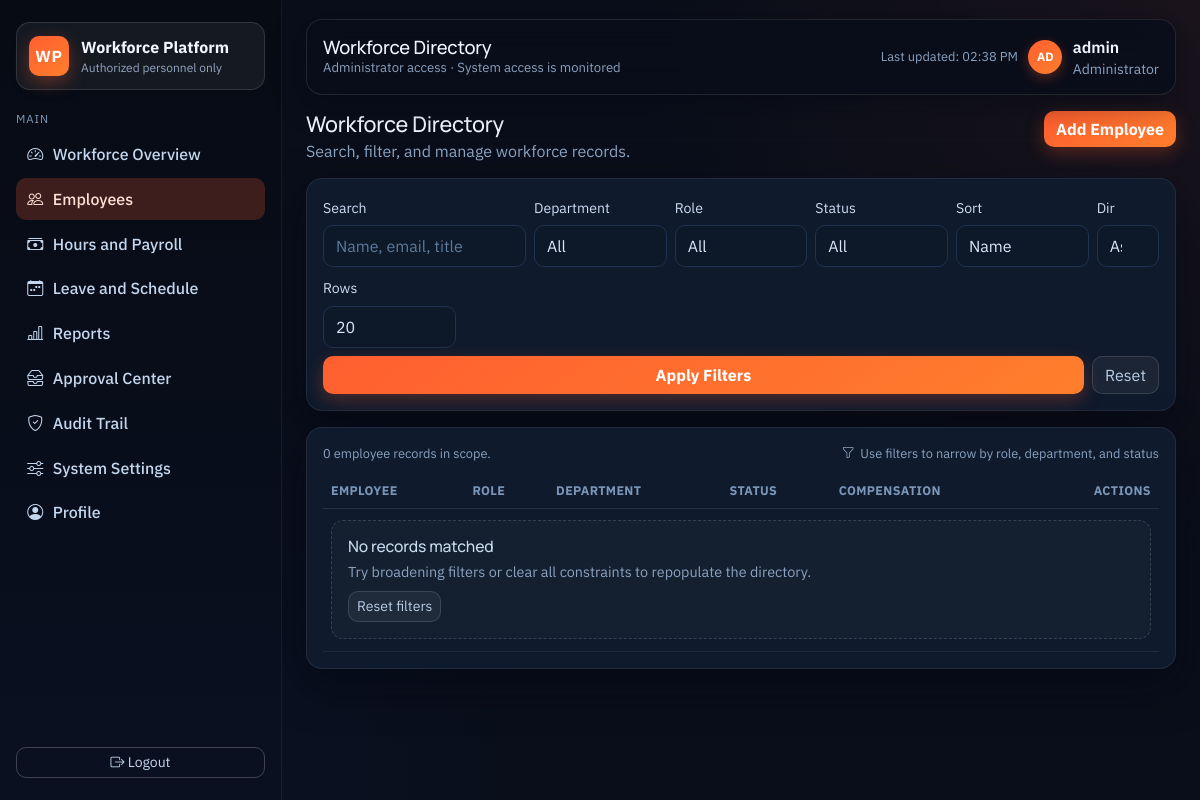
The app's page /employees (signed in), older data.
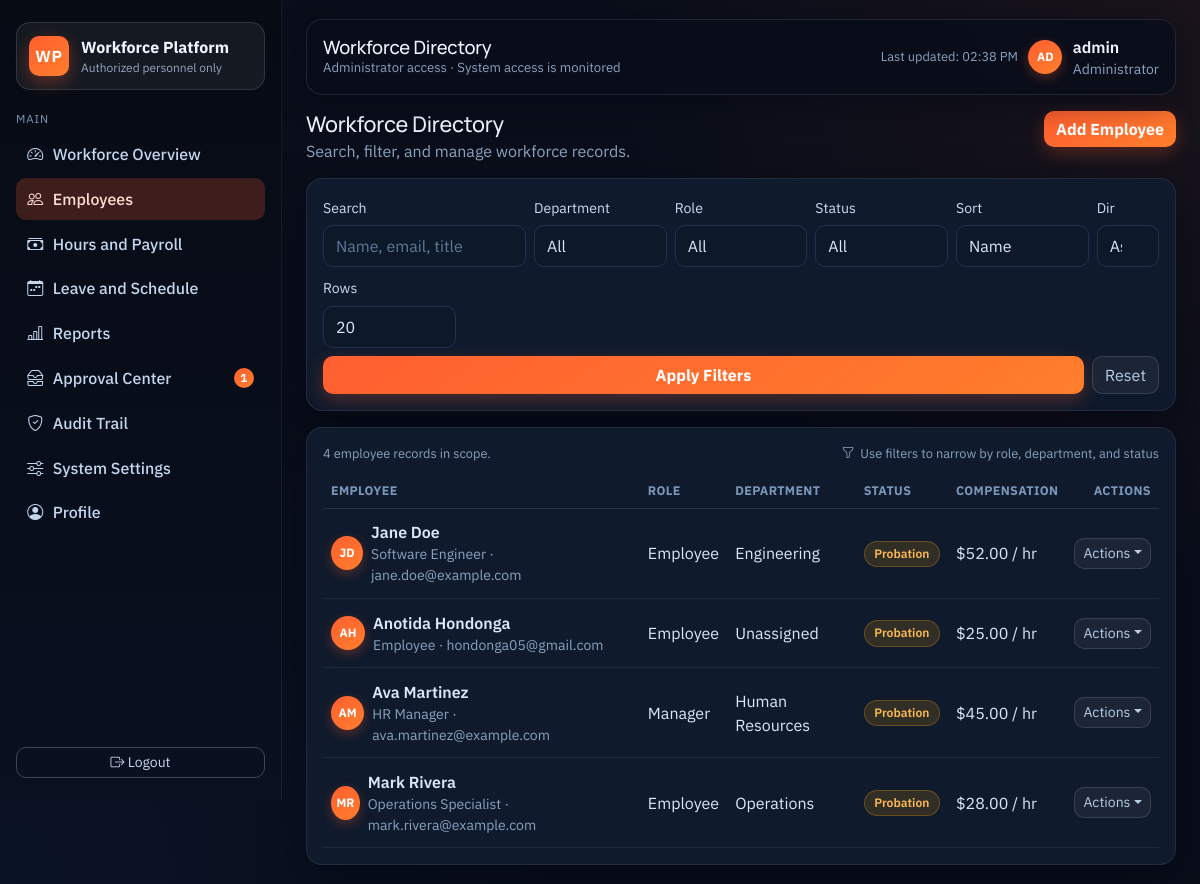
The same page, newer data.
### app/models.py (models this page shows, shortened)
class Employee(db.Model):
    __tablename__ = "employees"
    id = db.Column(db.Integer, primary_key=True)
    first_name = db.Column(db.String(120), nullable=False)
    last_name = db.Column(db.String(120), nullable=False)
    email = db.Column(db.String(160), unique=True, nullable=False)
    phone = db.Column(db.String(40), nullable=True)
    department_id = db.Column(db.Integer, db.ForeignKey("departments.id"), nullable=True)
    job_title = db.Column(db.String(120), nullable=False, default="Employee")
    schedule = db.Column(db.String(64), nullable=False, default="Mon-Fri 9:00 AM - 5:00 PM")
    hourly_rate = db.Column(db.Float, nullable=False, default=25.0)
    overtime_multiplier = db.Column(db.Float, nullable=False, default=1.5)
    date_hired = db.Column(db.Date, nullable=False, default=date.today)
    address = db.Column(db.String(255), nullable=True)
    created_at = db.Column(db.DateTime, default=datetime.utcnow)
    department = db.relationship("Department", back_populates="employees", lazy="joined")
    user = db.relationship("User", back_populates="employee", uselist=False)
    payroll_records = db.relationship(
        "PayrollRecord",
        back_populates="employee",
        cascade="all, delete-orphan",
        lazy="select",
    )
    leave_requests = db.relationship(
        "LeaveRequest",
        back_populates="employee",
        cascade="all, delete-orphan",
        lazy="select",
    )
    attendance_records = db.relationship(
        "Attendance",
        back_populates="employee",
        cascade="all, delete-orphan",
        lazy="select",
    )
    def full_name(self):
        return f"{self.first_name} {self.last_name}"

class User(UserMixin, db.Model):
    __tablename__ = "users"
    id = db.Column(db.Integer, primary_key=True)
    username = db.Column(db.String(120), unique=True, nullable=False)
    password_hash = db.Column(db.String(255), nullable=False)
    role = db.Column(db.String(30), nullable=False, default=Role.EMPLOYEE)
    employee_id = db.Column(db.Integer, db.ForeignKey("employees.id"), nullable=True, unique=True)
    created_at = db.Column(db.DateTime, default=datetime.utcnow)
    employee = db.relationship("Employee", back_populates="user", lazy="joined")
    notifications = db.relationship(
        "Notification",
        back_populates="user",
        cascade="all, delete-orphan",
        lazy="select",
    )
    audit_entries = db.relationship(
        "AuditLog",
        back_populates="user",
        cascade="all, delete-orphan",
        lazy="select",
    )
    def has_admin_access(self) -> bool:
        return self.role in Role.ADMIN_LIKE

class Department(db.Model):
    __tablename__ = "departments"
    id = db.Column(db.Integer, primary_key=True)
    name = db.Column(db.String(128), unique=True, nullable=False)
    employees = db.relationship("Employee", back_populates="department", lazy="select")

### app/routes/employees.py (the view, shortened to what this page needs)
@employee_bp.route("/employees")
@roles_required(*Role.ADMIN_LIKE)
def employee_directory():
    search = request.args.get("search", "").strip()
    department_id = parse_positive_int(request.args.get("department_id"), default=None) if request.args.get("department_id") else None
    role_filter = request.args.get("role", "") or None
    status_filter = request.args.get("status", "") or None
    page = parse_positive_int(request.args.get("page"), default=1)
    per_page = parse_positive_int(request.args.get("per_page"), default=20, maximum=100)
    sort = request.args.get("sort", "name")
    direction = request.args.get("direction", "asc")
    query = Employee.query.options(joinedload(Employee.department), joinedload(Employee.user)).outerjoin(User).outerjoin(Department)
    if role_filter in Role.CHOICES:
        query = query.filter(User.role == role_filter)
    if department_id:
        query = query.filter(Employee.department_id == department_id)
    today = date.today()
    probation_cutoff = today - timedelta(days=90)
    sort_map = {
        "name": (Employee.last_name, Employee.first_name),
        "department": (Department.name, Employee.last_name),
        "email": (Employee.email, Employee.last_name),
        "rate": (Employee.hourly_rate, Employee.last_name),
    }
    sort_columns = sort_map.get(sort, sort_map["name"])
    order_by = [desc(column) if direction == "desc" else asc(column) for column in sort_columns]
    pagination = query.order_by(*order_by).paginate(page=page, per_page=per_page, error_out=False)
    departments = Department.query.order_by(Department.name).all()
    return render_template(
        "employees.html",
        active_page="employees",
        page_title="Workforce Directory",
        employees=pagination.items,
        pagination=pagination,
        departments=departments,
        search=search,
        selected_department=str(department_id) if department_id else "",
        selected_role=role_filter,
        selected_status=status_filter,
        sort=sort,
        direction=direction,
        per_page=per_page,
        today=today,
        role_choices=Role.CHOICES,
        role_label=_role_label,
        admin_view=_is_admin_experience(),
    )

### app/models.py (called while the page is built)
    @classmethod
    def label(cls, role: str) -> str:
        mapping = {
            cls.EXECUTIVE: "Executive",
            cls.ADMIN: "Administrator",
            cls.HR: "HR",
            cls.PAYROLL: "Payroll Admin",
            cls.MANAGER: "Manager",
            cls.EMPLOYEE: "Employee",
        }
        if not role:
            return "Unknown"
        return mapping.get(role, role.title())

### app/routes/auth.py (called while the page is built)
@login_manager.user_loader
def load_user(user_id):
    return User.query.get(int(user_id))

### app/routes/employees.py (called while the page is built)
def _is_admin_experience():
    return current_user.is_authenticated and current_user.has_admin_access()

def _role_label(role: str) -> str:
    return Role.label(role)

### app/utils.py (called while the page is built)
def parse_positive_int(value, default=1, minimum=1, maximum=500):
    try:
        parsed = int(value)
    except (TypeError, ValueError):
        return default
    parsed = max(parsed, minimum)
    parsed = min(parsed, maximum)
    return parsed

### app/templates/employees.html (shortened to what the changed rows need)
{% extends "base.html" %}
{% import "_components.html" as ui %}
{% block content %}
<div class="surface-card d-none d-lg-block">
  <div class="table-toolbar">
    <p class="muted-meta mb-0">{{ pagination.total if pagination else employees|length }} employee records in scope.</p>
    <span class="meta-inline"><i class="bi bi-funnel"></i>Use filters to narrow by role, department, and status</span>
  </div>
  <div class="table-responsive">
    <table class="table table-hover align-middle mb-0">
      <thead>
        <tr>
          <th>Employee</th>
          <th>Role</th>
          <th>Department</th>
          <th>Status</th>
          <th>Compensation</th>
          <th class="text-end">Actions</th>
        </tr>
      </thead>
      <tbody>
        {% for employee in employees %}
          {% set status = 'active' %}
          {% set days_since_hire = (today - employee.date_hired).days if employee.date_hired else 999 %}
          {% if days_since_hire <= 90 %}
            {% set status = 'probation' %}
          {% endif %}
          {% for leave in employee.leave_requests %}
            {% if leave.status == 'Approved' and leave.start_date <= today and leave.end_date >= today %}
              {% set status = 'on_leave' %}
            {% endif %}
          {% endfor %}
          <tr>
            <td>
              <div class="d-flex align-items-center gap-2">
                <div class="avatar-chip">{{ employee.first_name[0] }}{{ employee.last_name[0] }}</div>
                <div>
                  <div class="fw-semibold">{{ employee.full_name() }}</div>
                  <div class="small text-muted">{{ employee.job_title }} · {{ employee.email }}</div>
                </div>
              </div>
            </td>
            <td>{{ role_label(employee.user.role) if employee.user else 'Unassigned' }}</td>
            <td>{{ employee.department.name if employee.department else 'Unassigned' }}</td>
            <td><span class="status-badge status-{{ status }}">{{ status.replace('_', ' ').title() }}</span></td>
            <td>{{ employee.hourly_rate|currency }} / hr</td>
            <td class="text-end">
              {% if admin_view %}
                <div class="dropdown">
                  <button class="btn btn-sm btn-ghost dropdown-toggle" data-bs-toggle="dropdown">Actions</button>
                </div>
              {% else %}
                <span class="text-muted small">View only</span>
              {% endif %}
            </td>
          </tr>
        {% else %}
          <tr><td colspan="6">{{ ui.empty_state('No records matched', 'Try broadening filters or clear all constraints to repopulate the directory.', 'Reset filters', url_for('employees.employee_directory')) }}</td></tr>
        {% endfor %}
      </tbody>
    </table>
  </div>
</div>
{% endblock %}

### app/templates/base.html (shortened to what this page needs)
<!doctype html>
<html lang="en">
  <head>
    <link href="https://cdn.jsdelivr.net/npm/bootstrap@5.3.2/dist/css/bootstrap.min.css" rel="stylesheet" />
    <link rel="stylesheet" href="https://cdn.jsdelivr.net/npm/bootstrap-icons@1.11.3/font/bootstrap-icons.min.css" />
    <link rel="stylesheet" href="{{ url_for('static', filename='css/site.css') }}" />
  </head>
  <body>
    {% if current_user.is_authenticated %}
      <div class="app-shell">
        <aside class="app-sidebar">
          <div>
            <div class="brand-block">
              <div class="brand-mark">WP</div>
              <div>
                <div class="brand-title">Workforce Platform</div>
                <div class="brand-caption">Authorized personnel only</div>
              </div>
            </div>
            <div class="nav-group-title">Main</div>
            <nav class="nav flex-column nav-enterprise">
              {% if current_user.has_admin_access() %}
                <a class="nav-link {% if active_page == 'dashboard' %}active{% endif %}" href="{{ url_for('employees.dashboard') }}"><i class="bi bi-speedometer2"></i> Workforce Overview</a>
                <a class="nav-link {% if active_page == 'employees' %}active{% endif %}" href="{{ url_for('employees.employee_directory') }}"><i class="bi bi-people"></i> Employees</a>
                <a class="nav-link {% if active_page == 'payroll' %}active{% endif %}" href="{{ url_for('employees.payroll') }}"><i class="bi bi-cash-stack"></i> Hours and Payroll</a>
                <a class="nav-link {% if active_page == 'leave' %}active{% endif %}" href="{{ url_for('leave.index') }}"><i class="bi bi-calendar-week"></i> Leave and Schedule</a>
                <a class="nav-link {% if active_page == 'reports' %}active{% endif %}" href="{{ url_for('reports.index') }}"><i class="bi bi-bar-chart-line"></i> Reports</a>
                <a class="nav-link {% if active_page == 'notifications' %}active{% endif %}" href="{{ url_for('notifications.index') }}"><i class="bi bi-inboxes"></i> Approval Center {% if unread_notification_count > 0 %}<span class="pill-count">{{ unread_notification_count }}</span>{% endif %}</a>
                <a class="nav-link {% if active_page == 'audit' %}active{% endif %}" href="{{ url_for('audit.index') }}"><i class="bi bi-shield-check"></i> Audit Trail</a>
                <a class="nav-link {% if active_page == 'settings' %}active{% endif %}" href="{{ url_for('employees.settings') }}"><i class="bi bi-sliders"></i> System Settings</a>
              {% endif %}
              <a class="nav-link {% if active_page == 'profile' %}active{% endif %}" href="{{ url_for('employees.profile') }}"><i class="bi bi-person-circle"></i> Profile</a>
            </nav>
          </div>
          <a class="btn btn-outline-light btn-sm" href="{{ url_for('auth.logout') }}"><i class="bi bi-box-arrow-right"></i> Logout</a>
        </aside>
        <main class="app-main">
          <header class="app-topbar">
            <div>
              <h1 class="topbar-title">{{ page_title or 'Internal Workforce Platform' }}</h1>
              <div class="topbar-caption">{{ role_label(current_user.role) }} access · System access is monitored</div>
            </div>
            <div class="topbar-user">
              <div class="text-end">
                <div class="muted-meta">Last updated: <span id="lastUpdatedLabel">just now</span></div>
              </div>
              <div class="avatar-chip">{{ current_user.username[:2]|upper }}</div>
              <div>
                <div class="fw-semibold" style="color:#f0f5ff">{{ current_user.username }}</div>
                <div class="small text-muted">{{ role_label(current_user.role) }}</div>
              </div>
            </div>
          </header>
          <section class="app-content">
    {% endif %}
    {% block content %}{% endblock %}
    {% if current_user.is_authenticated %}
          </section>
        </main>
      </div>
    {% else %}
      </main>
    {% endif %}
  </body>
</html>

Row changes from the older to the newer data that the page shows:
added Employee: first_name "J", last_name "D", full_name "Jane Doe", job_title "Software Engineer", email "jane.doe@example.com", department "Engineering", replace "Probation", hourly_rate "$52.00"
added User: role "Employee"
added Employee: first_name "A", last_name "H", full_name "Anotida Hondonga", job_title "Employee", email "hondonga05@gmail.com", department "Unassigned", replace "Probation", hourly_rate "$25.00"
added User: role "Employee"
added Employee: first_name "A", last_name "M", full_name "Ava Martinez", job_title "HR Manager", email "ava.martinez@example.com", department "Human Resources", replace "Probation", hourly_rate "$45.00"
added User: role "Manager"
added Employee: first_name "M", last_name "R", full_name "Mark Rivera", job_title "Operations Specialist", email "mark.rivera@example.com", department "Operations", replace "Probation", hourly_rate "$28.00"
added User: role "Employee"
Text that changed along with them:
{{ unread_notification_count }}: (not shown) → "1"
{{ pagination.total if pagination else employees|length }}: "0" → "4"
{{ title }}: "No records matched" → (not shown)
{{ body }}: "Try broadening filters or clear all constraints to repopulate the directory." → (not shown)
{{ action_text }}: "Reset filters" → (not shown)
